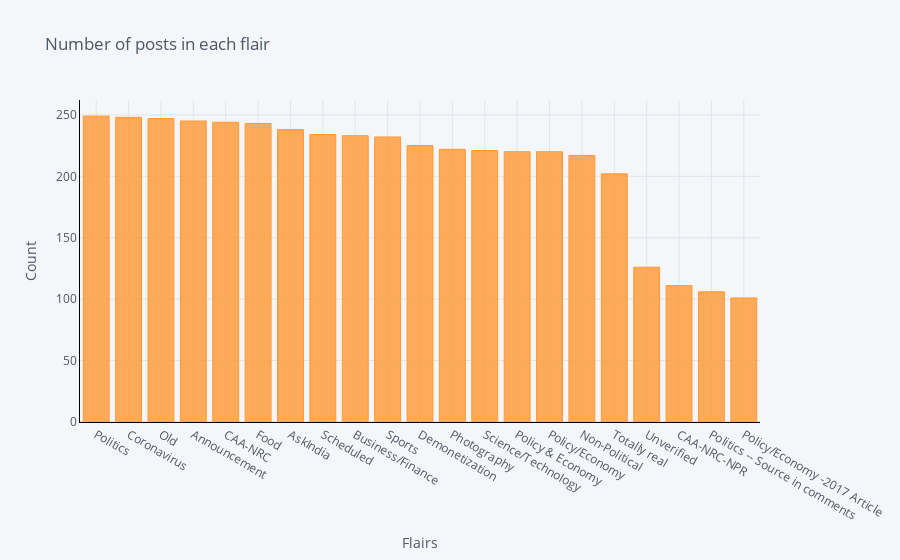

The notebook cell saved with this chart:
### Code cell
data_new.groupby('flair').count()['title'].sort_values(ascending=False).iplot(kind='bar', yTitle='Count', linecolor='black', opacity=0.8, title='Number of posts in each flair', xTitle='Flairs')

### Figure 1 — Plotly figure (JSON) as saved in the notebook; plotly's stock layout.template omitted (floating-point values rounded to 4 significant figures)
{"data": [{"marker": {"color": "rgba(255, 153, 51, 0.8)", "line": {"color": "rgba(255, 153, 51, 1.0)", "width": 1}}, "name": "title", "orientation": "v", "text": "", "type": "bar", "x": ["Politics", "Coronavirus", "Old", "Announcement", "CAA-NRC", "Food", "AskIndia", "Scheduled", "Business/Finance", "Sports", "Demonetization", "Photography", "Science/Technology", "Policy & Economy", "Policy/Economy", "Non-Political", "Totally real", "Unverified", "CAA-NRC-NPR", "Politics -- Source in comments", "Policy/Economy -2017 Article "], "y": [249, 248, 247, 245, 244, 243, 238, 234, 233, 232, 225, 222, 221, 220, 220, 217, 202, 126, 111, 106, 101]}], "layout": {"legend": {"bgcolor": "#F5F6F9", "font": {"color": "#4D5663"}}, "paper_bgcolor": "#F5F6F9", "plot_bgcolor": "#F5F6F9", "title": {"font": {"color": "#4D5663"}, "text": "Number of posts in each flair"}, "xaxis": {"gridcolor": "#E1E5ED", "linecolor": "black", "showgrid": true, "tickfont": {"color": "#4D5663"}, "title": {"font": {"color": "#4D5663"}, "text": "Flairs"}, "zerolinecolor": "#E1E5ED"}, "yaxis": {"gridcolor": "#E1E5ED", "linecolor": "black", "showgrid": true, "tickfont": {"color": "#4D5663"}, "title": {"font": {"color": "#4D5663"}, "text": "Count"}, "zerolinecolor": "#E1E5ED"}}}
